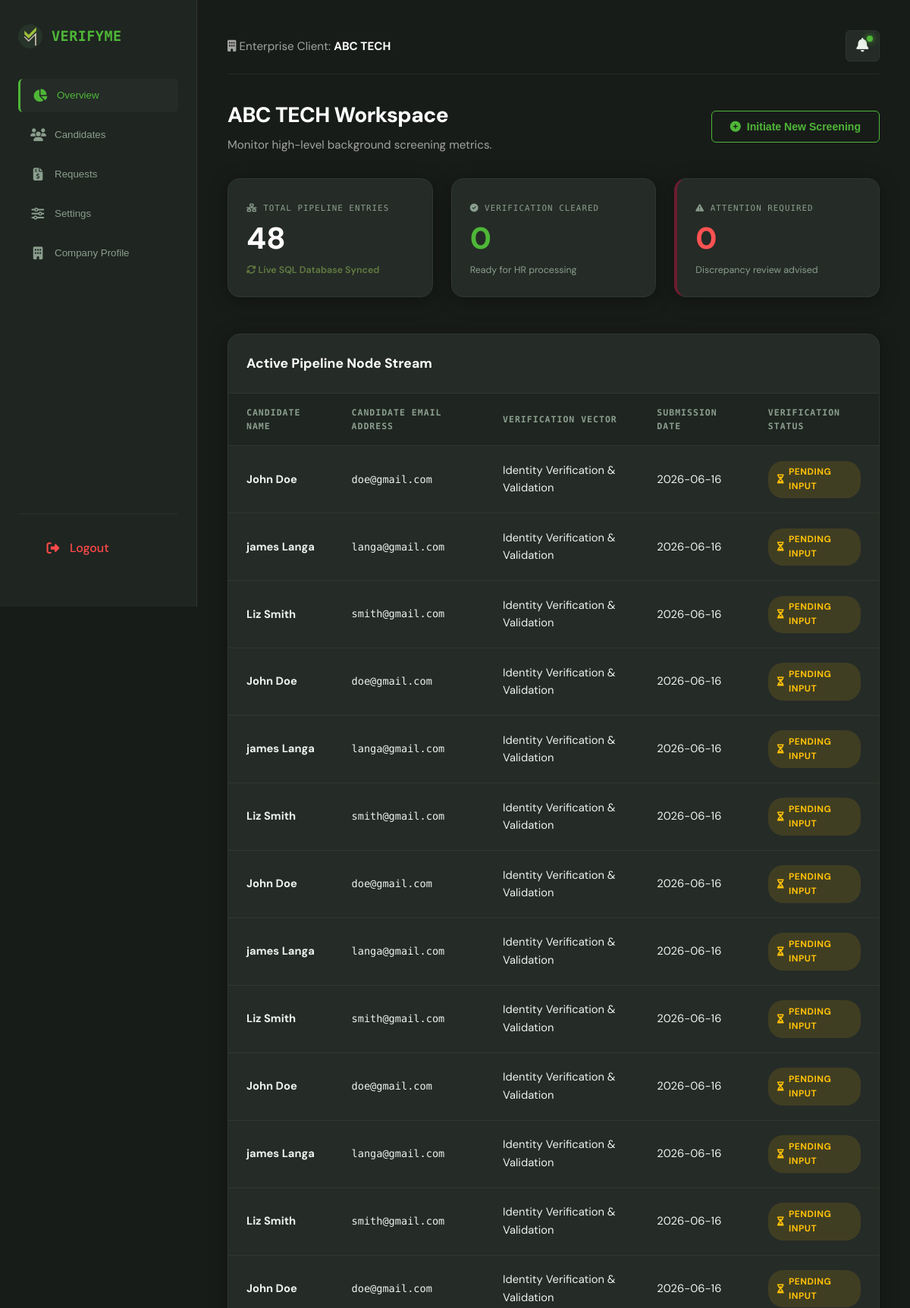
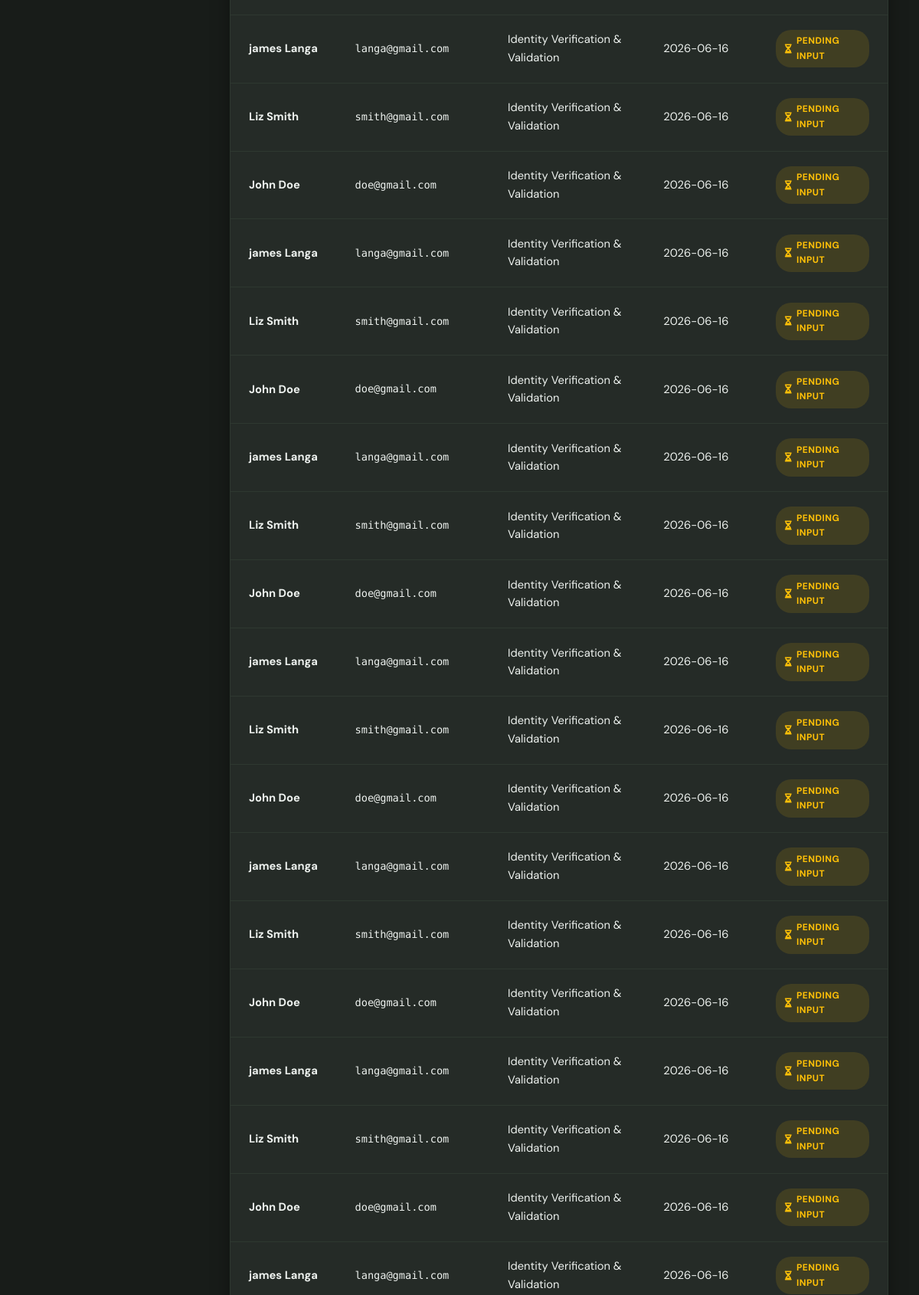
The app's page /dashboard/corporate (signed in, upper part) with its own data (2 pictures, top to bottom).
### tables this page shows
CREATE TABLE screenings (
                id INTEGER PRIMARY KEY AUTOINCREMENT,
                user_id INTEGER NOT NULL,            
                candidate_name TEXT NOT NULL,
                candidate_email TEXT NOT NULL,       
                screening_type TEXT NOT NULL,        
                status TEXT DEFAULT 'Awaiting Payment', 
                payment_method TEXT,                 -- 'card', 'instant_eft', 'manual_eft'
                payment_status TEXT DEFAULT 'Pending',-- 'Pending', 'Completed', 'Failed'
                payment_ref TEXT,                    
                pop_file_path TEXT,                  
                id_file_path TEXT,                   
                qualification_file_path TEXT,        
                rejection_reason TEXT,               
                created_at TIMESTAMP DEFAULT CURRENT_TIMESTAMP,
                FOREIGN KEY (user_id) REFERENCES users (id)
            );

### app.py (the view)
@app.route('/dashboard/corporate')
def dashboard_corporate():
    if 'user_id' not in session or session.get('applicant_type') != 'company':
        flash('Access denied. Corporate clearance required.', 'error')
        return redirect(url_for('login'))
    with get_db_connection() as conn:
        candidates = conn.execute('''
            SELECT id, candidate_name AS name, candidate_email AS email, screening_type AS type, status, payment_status, DATE(created_at) AS date
            FROM screenings WHERE user_id = ? ORDER BY created_at DESC
        ''', (session['user_id'],)).fetchall()
    return render_template('dashboard_corporate.html', candidates=candidates, hide_navbar=True, hide_footer=True)

### app.py (called while the page is built)
def get_db_connection():
    conn = sqlite3.connect(DATABASE)
    conn.row_factory = sqlite3.Row
    return conn

### templates/dashboard_corporate.html (shortened to what this page needs)
{% extends 'base.html' %}
{% set hide_navbar = True %}
{% block head %}
<link rel="stylesheet" href="https://cdnjs.cloudflare.com/ajax/libs/font-awesome/6.5.1/css/all.min.css">
<link rel="stylesheet" href="{{ url_for('static', filename='css/dashboard.css') }}?v=2.2">
{% endblock %}
{% block content %}
<div class="dashboard-container">
    <aside class="dashboard-sidebar" style="display: flex; flex-direction: column; justify-content: space-between; height: 100vh;">
        <div>
            <div class="sidebar-brand" style="margin-bottom: 2.5rem;">
                <span class="matrix-tag" style="display: flex; align-items: center; gap: 0.75rem; font-size: 1.15rem; letter-spacing: 0.5px;">
                    <img src="{{ url_for('static', filename='images/VM_Icon.png') }}" alt="VM" style="height: 32px; width: auto; object-fit: contain;">
                    VerifyMe
                </span>
            </div>
            <nav class="sidebar-menu">
                <button class="menu-item active" onclick="switchTab('overview', this)">
                    <i class="fa-solid fa-chart-pie menu-icon"></i> Overview
                </button>
                <button class="menu-item" onclick="switchTab('candidates', this)">
                    <i class="fa-solid fa-users menu-icon"></i> Candidates
                </button>
                <button class="menu-item" onclick="switchTab('requests', this)">
                    <i class="fa-solid fa-file-invoice-dollar menu-icon"></i> Requests
                </button>
                <button class="menu-item" onclick="switchTab('settings', this)">
                    <i class="fa-solid fa-sliders menu-icon"></i> Settings
                </button>
                <button class="menu-item" onclick="switchTab('profile', this)">
                    <i class="fa-solid fa-building menu-icon"></i> Company Profile
                </button>
            </nav>
        </div>
        <div class="sidebar-footer" style="padding: 1.25rem; border-top: 1px solid rgba(255,255,255,0.05);">
            <a href="{{ url_for('logout') }}" class="menu-item logout-btn" style="display: flex; align-items: center; width: 100%; padding: 0.75rem 1rem; color: #ff4a4a; text-decoration: none; border-radius: 6px; transition: background 0.2s;">
                <i class="fa-solid fa-right-from-bracket menu-icon" style="margin-right: 0.75rem;"></i> Logout
            </a>
        </div>
    </aside>
    <main class="dashboard-main">
        <div class="top-utility-ribbon" style="display: flex; justify-content: space-between; align-items: center; width: 100%; margin-bottom: 2rem; padding-bottom: 1rem; border-bottom: 1px solid rgba(255,255,255,0.05);">
            <div class="ribbon-left-context">
                <span style="color: #a3a3a3; font-size: 0.95rem;">
                    <i class="fa-solid fa-building text-cyan"></i> Enterprise Client:
                    <b style="color: #ffffff;">{{ session['display_name'] }}</b>
                </span>
            </div>
            <div class="notification-wrapper" onclick="toggleNotificationDropdown()" style="position: relative; cursor: pointer;">
                <i class="fa-solid fa-bell utility-bell"></i>
                <span class="notification-badge-dot"></span>
            </div>
        </div>
        <div id="tab-overview" class="tab-content active-content">
            <header class="workspace-header" style="display: flex; justify-content: space-between; align-items: center; margin-bottom: 2rem;">
                <div>
                    <h1 style="margin: 0; font-size: 1.75rem;">{{ session['display_name'] }} Workspace</h1>
                    <p class="subtitle" style="margin: 0.25rem 0 0 0; color: #a3a3a3;">Monitor high-level background screening metrics.</p>
                </div>
                <button class="btn-action-cyan" onclick="openScreeningModal()">
                    <i class="fa-solid fa-plus-circle"></i> Initiate New Screening
                </button>
            </header>
            <section class="analytics-ribbon">
                <div class="analytics-card">
                    <span class="card-label"><i class="fa-solid fa-network-wired"></i> Total Pipeline Entries</span>
                    <div class="card-value shared-count-value">{{ candidates|length if candidates else 0 }}</div>
                    <span class="card-trend upward"><i class="fa-solid fa-rotate"></i> Live SQL Database Synced</span>
                </div>
                <div class="analytics-card">
                    <span class="card-label"><i class="fa-solid fa-circle-check text-cyan"></i> Verification Cleared</span>
                    <div class="card-value cyan-text">
                        {{ candidates|selectattr('status', 'equalto', 'Cleared')|list|length if candidates else 0 }}
                    </div>
                    <span class="card-subtext">Ready for HR processing</span>
                </div>
                <div class="analytics-card flagged-border">
                    <span class="card-label"><i class="fa-solid fa-triangle-exclamation text-burgundy"></i> Attention Required</span>
                    <div class="card-value burgundy-text">
                        {{ candidates|selectattr('status', 'equalto', 'Flagged')|list|length if candidates else 0 }}
                    </div>
                    <span class="card-subtext">Discrepancy review advised</span>
                </div>
            </section>
            <section class="table-container">
                <div class="table-header"><h3>Active Pipeline Node Stream</h3></div>
                <table class="matrix-table">
                    <thead>
                        <tr>
                            <th>Candidate Name</th>
                            <th>Candidate Email Address</th>
                            <th>Verification Vector</th>
                            <th>Submission Date</th>
                            <th>Verification Status</th>
                        </tr>
                    </thead>
                    <tbody>
                        {% if candidates %}
                            {% for candidate in candidates %}
                            <tr>
                                <td class="font-bold text-white">{{ candidate.name }}</td>
                                <td class="mono-text">{{ candidate.email }}</td>
                                <td>{{ candidate.type }}</td>
                                <td>{{ candidate.date }}</td>
                                <td>
                                    {% if candidate.status == 'Cleared' %}
                                    <span class="status-badge badge-cleared"><i class="fa-solid fa-circle-check"></i> Cleared</span>
                                    {% elif candidate.status == 'Flagged' %}
                                    <span class="status-badge badge-flagged" style="color:#ff4a4a;"><i class="fa-solid fa-triangle-exclamation"></i> Flagged</span>
                                    {% elif candidate.status == 'Processing' %}
                                    <span class="status-badge badge-processing"><i class="fa-solid fa-spinner fa-spin"></i> Processing</span>
                                    {% else %}
                                    <span class="status-badge badge-pending"><i class="fa-solid fa-hourglass-half"></i> Pending Input</span>
                                    {% endif %}
                                </td>
                            </tr>
                            {% endfor %}
                        {% else %}
                        <tr>
                            <td colspan="5" style="text-align: center; color: #a3a3a3; padding: 2rem;">No active candidate background track nodes initiated yet.</td>
                        </tr>
                        {% endif %}
                    </tbody>
                </table>
            </section>
        </div>
    </main>
</div>
{% endblock %}

### static/css/style.css (style rules this page uses)
:root { --bg-dark-base: #181c19; --bg-panel-dark: #1f2521; --bg-card-dark: #252b27; --bg-card-raised: #2c342e; --brand-charcoal: #2a312c; --brand-olive: #617c41; --brand-lime: #4eb637; --brand-lime-dim: rgba(78, 182, 55, 0.12); --brand-muted: #8a9e8d; --brand-white: #eef2ef; --border: #2e3830; --border-bright: #3a4a3d; --font-head: 'DM Sans', sans-serif; --font-body: 'DM Sans', sans-serif; --font-mono: 'DM Mono', monospace; --radius-sm: 6px; --radius-md: 10px; --radius-lg: 16px; --shadow-card: 0 4px 24px rgba(0,0,0,0.35); --shadow-elevated: 0 16px 48px rgba(0,0,0,0.5); }
*, *::before, *::after { margin: 0; padding: 0; box-sizing: border-box; }
html { scroll-behavior: smooth; }
body { background-color: var(--bg-dark-base); color: var(--brand-white); font-family: var(--font-body); font-size: 16px; line-height: 1.6; overflow-x: hidden; -webkit-font-smoothing: antialiased; }

### records on screen
screenings: name "John Doe", email "doe@gmail.com", type "Identity Verification & Validation", date "2026-06-16", status "PENDING INPUT"
screenings: name "james Langa", email "langa@gmail.com", type "Identity Verification & Validation", date "2026-06-16", status "PENDING INPUT"
screenings: name "Liz Smith", email "smith@gmail.com", type "Identity Verification & Validation", date "2026-06-16", status "PENDING INPUT"
screenings: name "John Doe", email "doe@gmail.com", type "Identity Verification & Validation", date "2026-06-16", status "PENDING INPUT"
screenings: name "james Langa", email "langa@gmail.com", type "Identity Verification & Validation", date "2026-06-16", status "PENDING INPUT"
screenings: name "Liz Smith", email "smith@gmail.com", type "Identity Verification & Validation", date "2026-06-16", status "PENDING INPUT"
screenings: name "John Doe", email "doe@gmail.com", type "Identity Verification & Validation", date "2026-06-16", status "PENDING INPUT"
screenings: name "james Langa", email "langa@gmail.com", type "Identity Verification & Validation", date "2026-06-16", status "PENDING INPUT"
screenings: name "Liz Smith", email "smith@gmail.com", type "Identity Verification & Validation", date "2026-06-16", status "PENDING INPUT"
screenings: name "John Doe", email "doe@gmail.com", type "Identity Verification & Validation", date "2026-06-16", status "PENDING INPUT"
screenings: name "james Langa", email "langa@gmail.com", type "Identity Verification & Validation", date "2026-06-16", status "PENDING INPUT"
screenings: name "Liz Smith", email "smith@gmail.com", type "Identity Verification & Validation", date "2026-06-16", status "PENDING INPUT"
screenings: name "John Doe", email "doe@gmail.com", type "Identity Verification & Validation", date "2026-06-16", status "PENDING INPUT"
screenings: name "james Langa", email "langa@gmail.com", type "Identity Verification & Validation", date "2026-06-16", status "PENDING INPUT"
screenings: name "Liz Smith", email "smith@gmail.com", type "Identity Verification & Validation", date "2026-06-16", status "PENDING INPUT"
screenings: name "John Doe", email "doe@gmail.com", type "Identity Verification & Validation", date "2026-06-16", status "PENDING INPUT"
screenings: name "james Langa", email "langa@gmail.com", type "Identity Verification & Validation", date "2026-06-16", status "PENDING INPUT"
screenings: name "Liz Smith", email "smith@gmail.com", type "Identity Verification & Validation", date "2026-06-16", status "PENDING INPUT"
screenings: name "John Doe", email "doe@gmail.com", type "Identity Verification & Validation", date "2026-06-16", shows "PENDING INPUT"
screenings: name "james Langa", email "langa@gmail.com", type "Identity Verification & Validation", date "2026-06-16", shows "PENDING INPUT"
screenings: name "Liz Smith", email "smith@gmail.com", type "Identity Verification & Validation", date "2026-06-16", shows "PENDING INPUT"
screenings: name "John Doe", email "doe@gmail.com", type "Identity Verification & Validation", date "2026-06-16", shows "PENDING INPUT"
screenings: name "james Langa", email "langa@gmail.com", type "Identity Verification & Validation", date "2026-06-16", shows "PENDING INPUT"
screenings: name "Liz Smith", email "smith@gmail.com", type "Identity Verification & Validation", date "2026-06-16", shows "PENDING INPUT"
screenings: name "John Doe", email "doe@gmail.com", type "Identity Verification & Validation", date "2026-06-16", shows "PENDING INPUT"
screenings: name "james Langa", email "langa@gmail.com", type "Identity Verification & Validation", date "2026-06-16", shows "PENDING INPUT"
screenings: name "Liz Smith", email "smith@gmail.com", type "Identity Verification & Validation", date "2026-06-16", shows "PENDING INPUT"
screenings: name "John Doe", email "doe@gmail.com", type "Identity Verification & Validation", date "2026-06-16", status "PENDING INPUT"
screenings: name "james Langa", email "langa@gmail.com", type "Identity Verification & Validation", date "2026-06-16", status "PENDING INPUT"
screenings: name "Liz Smith", email "smith@gmail.com", type "Identity Verification & Validation", date "2026-06-16", status "PENDING INPUT"
screenings: name "John Doe", email "doe@gmail.com", type "Identity Verification & Validation", date "2026-06-16", status "PENDING INPUT"
screenings: name "james Langa", email "langa@gmail.com", type "Identity Verification & Validation", date "2026-06-16", status "PENDING INPUT"

### other values on screen
{{ session['display_name'] }} "ABC TECH"
{{ candidates|length if candidates else 0 }} "48"
